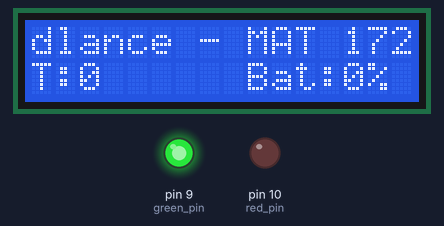
The sketch below on a simulated Arduino Uno, built with avr-gcc and run on an emulated ATmega328P. On the bench: 16×2 character LCD, output pins drawn as LEDs (lit = HIGH).

Above: at 0.1 s.
At 1.44 s:
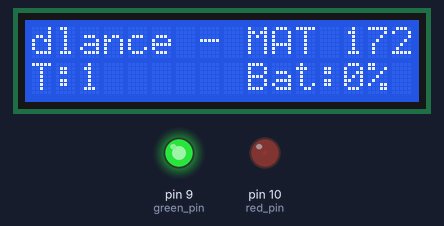
At 14.96 s:
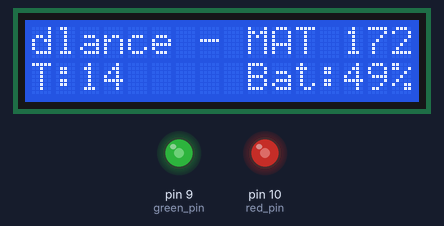
At 30.1 s:
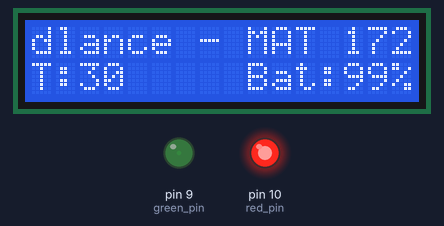
Timing chart, 0 to 40.0 s (numbered marks = the images above):
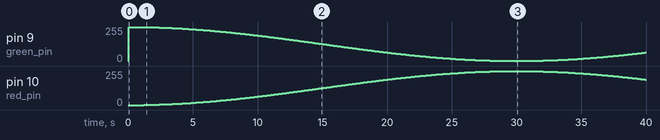

The sketch:

battery-status-indicator.ino
```cpp
#include <math.h>
#include <limits.h>

#include <LiquidCrystal.h>

LiquidCrystal lcd(7, 6, 5, 4, 3, 2);

int red_pin = 10;
int green_pin = 9;

void setup()
{
  lcd.begin(16, 2);
  lcd.print("dlance - MAT 172");
  pinMode( red_pin, OUTPUT );
  pinMode( green_pin, OUTPUT );
}

void loop()
{
  set_displays(millis());
}

void set_displays(unsigned long int value)
{
  // cosine function gives LED color and percentage
  // based on time (in milliseconds). Period of cosine
  // determines how long a complete charge / discharge
  // cycle lasts.
  int result = -127.5 * cosf((M_PI / 30000.0) * value) + 127.5;

  analogWrite(red_pin, 255-(255-result));
  analogWrite(green_pin, 255-result);

  float percentage = (result / 255.0) * 100;

  lcd.setCursor(0, 1);
  lcd.print("T:");
  lcd.print(value / 1000);
  lcd.setCursor(9, 1);
  lcd.print("Bat:");
  lcd.print((int)percentage);
  lcd.print("% ");
}
```

Measured:
- by itself, pin 10 (red_pin): rises from 0/255 to 255/255 in 28.8 s, then falls to 191/255 in 9.9 s
- by itself, pin 9 (green_pin): 0/255 → 255/255 at 0.06 s, → 254/255 1.1 s later, → 253/255 0.50 s later, → 252/255 0.38 s later, … (320 changes in this stretch)
- what the display in image 1 shows lasts 1.0 s, from 1.0 s to 2.0 s
